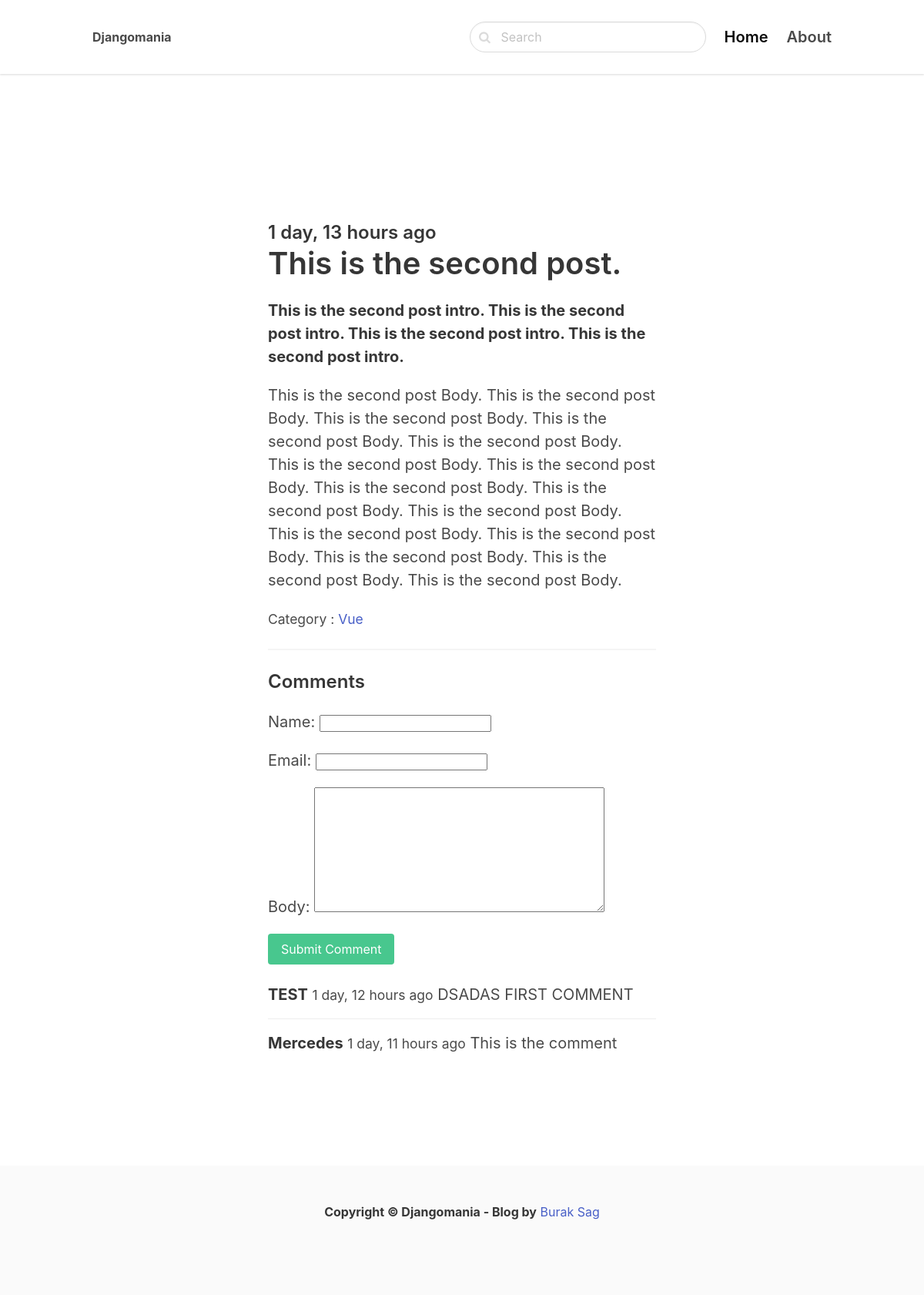
Screenshot of /vue/this-is-the-second-post/ with the database file from the repository.
### blog/models.py (models this page shows, shortened)
class Post(models.Model):
    ACTIVE = 'active'
    DRAFT = 'draft'
    CHOICES_STATUS = (
        (ACTIVE, 'Active'),
        (DRAFT, 'Draft')
    )
    category = models.ForeignKey(Category, related_name="posts", on_delete=models.CASCADE)
    title = models.CharField(max_length=255)
    slug = models.SlugField()
    intro = models.TextField()
    body = models.TextField()
    created_at = models.DateTimeField(auto_now_add=True)
    status = models.CharField(max_length=10, choices=CHOICES_STATUS, default=ACTIVE)
    image = models.ImageField(upload_to='uploads/', blank=True, null=True)
    class Meta:
        ordering = ('-created_at',)

class Category(models.Model):
    title = models.CharField(max_length=255)
    slug = models.SlugField()
    class Meta:
        ordering = ('title', )
        verbose_name_plural = 'Categories'
    def __str__(self):
        return self.title

class Comment(models.Model):
    post = models.ForeignKey(Post, related_name='comments', on_delete=models.CASCADE)
    name = models.CharField(max_length=255)
    email = models.EmailField()
    body = models.TextField()
    created_at = models.DateTimeField(auto_now_add=True)

### blog/views.py (the view)
# urls.py: path("<slug:category_slug>/<slug:slug>/", views.detail, name='post_detail'),
def detail(request,category_slug, slug):
    post = get_object_or_404(Post, slug=slug, status=Post.ACTIVE)
    if request.method == 'POST':
        form = CommentForm(request.POST)
        if form.is_valid():
            comment = form.save(commit=False)
            comment.post = post
            comment.save()
            return redirect('post_detail', slug=slug)
    else:
        form = CommentForm()
    context = { 'post': post, 'form': form, }
    return render(request, 'blog/detail.html', context)

### blog/forms.py
class CommentForm(forms.ModelForm):
    class Meta:
        model = Comment
        fields = ('name', 'email', 'body')

### blog/templates/blog/detail.html (shortened to what this page needs)
{% extends 'core/base.html' %}
{% block content %}
    <section class="hero">
        <div class="hero-body">
            <div class="container">
                <section class="section">
                    <div class="columns">
                        <div class="column is-8 is-offset-2">
                                <div class="content is-medium">
                                    <h2 class="subtitle is-4">{{ post.created_at | timesince }} ago </h2>
                                    <h1 class="title">{{ post.title }}</h1>
                                    <p><strong>{{ post.intro }}</strong></p>
                                    <p> {{ post.body }} </p>
                                    <p><small>Category : <a href="{% url 'category_detail' post.category.slug %}">{{ post.category }} </a></small></p>
                                    <hr>
                                    <h2 class="subtitle is-4">Comments</h2>
                                    <form method="post" class="mb-5">
                                        {{ form.as_p }}
                                        <div class="field">
                                            <div class="control">
                                                <button class="button is-success">
                                                    Submit Comment
                                                </button>
                                            </div>
                                        </div>
                                    </form>
                                    {% for comment in post.comments.all %}
                                        <article class="media">
                                            <div class="media-content">
                                                <strong>{{ comment.name }}</strong> <small>{{ comment.created_at|timesince }} ago</small>
                                                {{ comment.body }}
                                            </div>
                                        </article>
                                    {% endfor %}
                                </div>
                        </div>
                    </div>
                </section>
            </div>
        </div>
    </section>
{% endblock%}

### rows the page displays
Post: created_at "1 day, 13 hours", title "This is the second post.", intro "This is the second post intro. This is the second post intro. This is the second post intro. This is the second post intro.", body "This is the second post Body. This is the second post Body. This is the second post Body. This is the second post Body. This is the second post Body. This is the second post Body. This is the second post Body. This is the second post Body. This is the second post Body. This is the second post Body. This is the second post Body. This is the second post Body. This is the second post Body. This is the second post Body. This is the second post Body.", category "Vue"
Comment: name "TEST", created_at "1 day, 12 hours", body "DSADAS FIRST COMMENT"
Comment: name "Mercedes", created_at "1 day, 11 hours", body "This is the comment"
